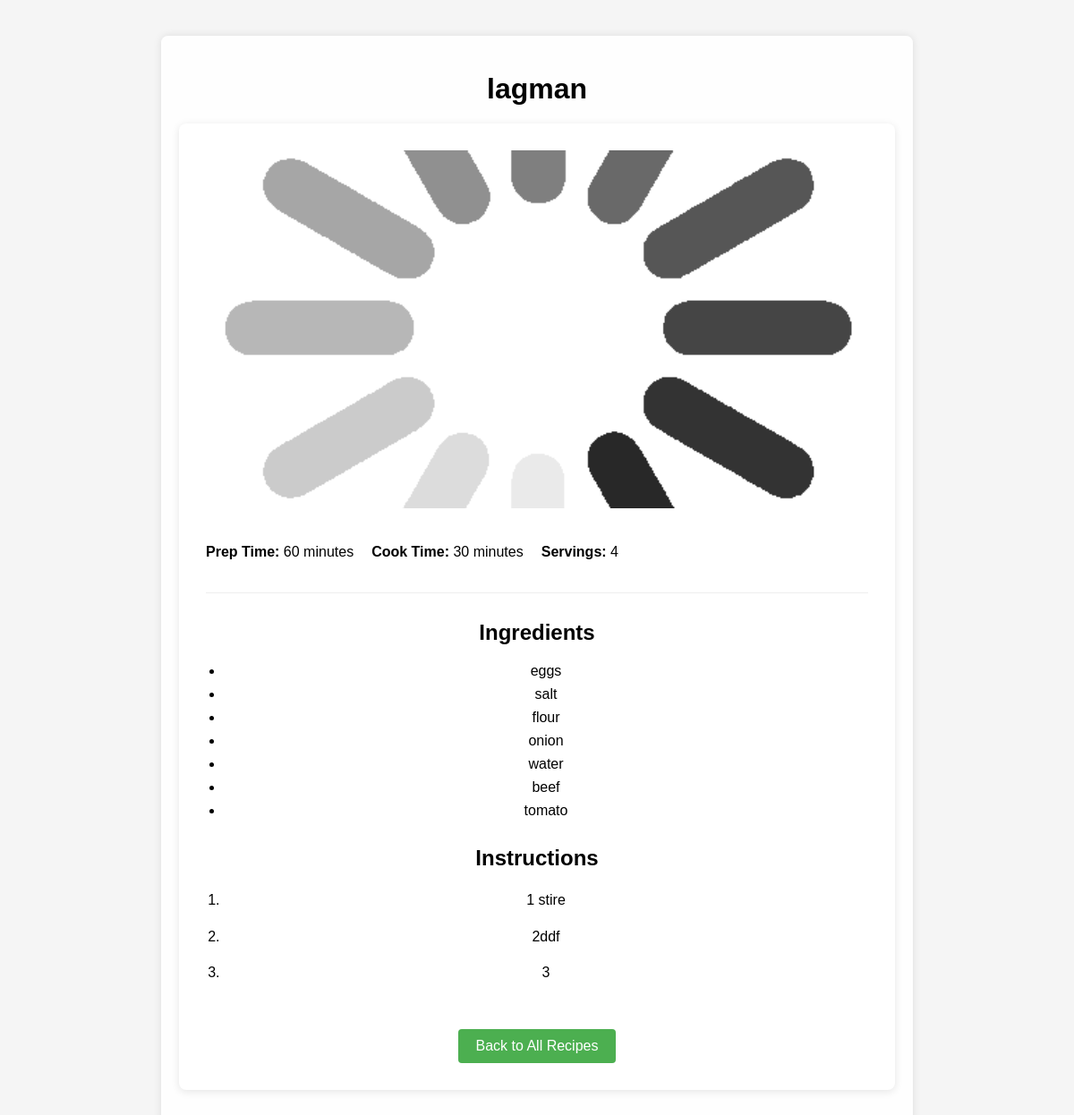
The page /recipe/4 on the database its author committed.
### tables this page shows
CREATE TABLE recipes (
            id INTEGER PRIMARY KEY AUTOINCREMENT,
            name TEXT NOT NULL,
            prep_time INTEGER NOT NULL,
            cook_time INTEGER NOT NULL,
            servings INTEGER NOT NULL,
            image_url TEXT,
            instructions TEXT NOT NULL
        );

CREATE TABLE ingredients (
            id INTEGER PRIMARY KEY AUTOINCREMENT,
            name TEXT NOT NULL UNIQUE
        );

### app.py (the view)
@app.route('/recipe/<int:recipe_id>')
def recipe_detail(recipe_id):
    db = get_db()
    cursor = db.cursor()
    cursor.execute('''
    SELECT id, name, prep_time, cook_time, servings, image_url, instructions
    FROM recipes
    WHERE id = ?
    ''', (recipe_id,))
    recipe = cursor.fetchone()
    if not recipe:
        return "Recipe not found", 404
    cursor.execute('''
    SELECT i.name
    FROM ingredients i
    JOIN recipe_ingredients ri ON i.id = ri.ingredient_id
    WHERE ri.recipe_id = ?
    ''', (recipe_id,))
    ingredients = [row['name'] for row in cursor.fetchall()]
    instructions = recipe['instructions'].split('\n')
    return render_template('recipe.html',
                           recipe=dict(recipe),
                           ingredients=ingredients,
                           instructions=instructions)

### app.py (called while the page is built)
def get_db():
    db = getattr(g, '_database', None)
    if db is None:
        db = g._database = sqlite3.connect(DATABASE)
        db.row_factory = sqlite3.Row
    return db

@app.teardown_appcontext
def close_connection(exception):
    db = getattr(g, '_database', None)
    if db is not None:
        db.close()

### templates/recipe.html (shortened to what this page needs)
<!DOCTYPE html>
<html>
<head>
    <link rel="stylesheet" href="/static/css/style.css">
</head>
<body>
    <div class="container">
        <h1>{{ recipe.name }}</h1>
        <div class="recipe-detail">
            <div class="recipe-image-container">
                <img src="{{ recipe.image_url }}" alt="{{ recipe.name }}" class="recipe-image-large">
            </div>
            <div class="recipe-meta">
                <p><strong>Prep Time:</strong> {{ recipe.prep_time }} minutes</p>
                <p><strong>Cook Time:</strong> {{ recipe.cook_time }} minutes</p>
                <p><strong>Servings:</strong> {{ recipe.servings }}</p>
            </div>
            <div class="recipe-section">
                <h2>Ingredients</h2>
                <ul class="ingredients-list">
                    {% for ingredient in ingredients %}
                    <li>{{ ingredient }}</li>
                    {% endfor %}
                </ul>
            </div>
            <div class="recipe-section">
                <h2>Instructions</h2>
                <ol class="instructions-list">
                    {% for instruction in instructions %}
                    <li>{{ instruction }}</li>
                    {% endfor %}
                </ol>
            </div>
            <a href="/" class="back-button">Back to All Recipes</a>
        </div>
    </div>
</body>
</html>

### static/css/style.css (style rules this page uses)
body { font-family: Arial, sans-serif; display: flex; flex-direction: column; align-items: center; min-height: 100vh; margin: 0; padding: 20px; position: relative; background-color: #f5f5f5; }
.container { width: 100%; max-width: 800px; background-color: rgba(255, 255, 255, 0.9); border-radius: 8px; padding: 20px; margin: 20px auto; box-shadow: 0 0 10px rgba(0, 0, 0, 0.1); text-align: center; }
h1 { text-align: center; margin-bottom: 20px; }
.recipe-image-container { position: relative; cursor: pointer; transition: all 0.3s ease; }
.recipe-detail { background-color: white; padding: 30px; border-radius: 8px; box-shadow: 0 2px 10px rgba(0,0,0,0.1); max-width: 800px; margin: 20px auto; }
.recipe-image-large { width: 100%; max-height: 400px; object-fit: cover; border-radius: 8px; margin-bottom: 20px; }
.recipe-meta { display: flex; gap: 20px; margin-bottom: 30px; padding-bottom: 20px; border-bottom: 1px solid #eee; }
.recipe-section { margin-bottom: 30px; }
.ingredients-list, .instructions-list { padding-left: 20px; }
.ingredients-list li { margin-bottom: 8px; }
.instructions-list li { margin-bottom: 15px; line-height: 1.6; }
.back-button { display: inline-block; padding: 10px 20px; background: #4CAF50; color: white; text-decoration: none; border-radius: 4px; margin-top: 20px; }

### rows shown on the page
recipes: name "lagman", image_url (placeholder picture), prep_time "60", cook_time "30", servings "4"
ingredients: name "eggs"
ingredients: name "salt"
ingredients: name "flour"
ingredients: name "onion"
ingredients: name "water"
ingredients: name "beef"
ingredients: name "tomato"

### other values the page prints
{{ instruction }} "1 stire" "2ddf" "3"
